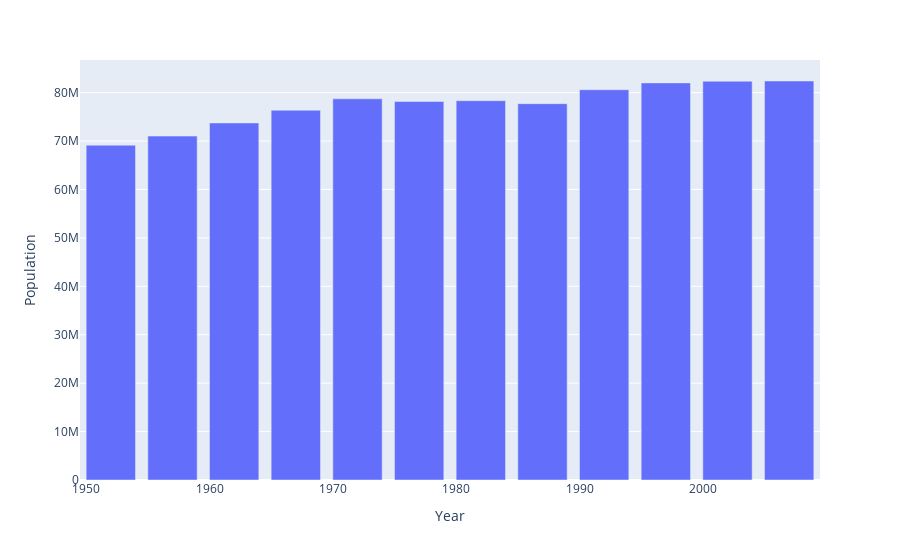

Notebook code for this chart:
### Code cell
px.bar(data_frame=germany, x="year", y="pop",
              labels = dict(pop="Population", year="Year"))

### Figure 1 — Plotly figure (JSON) as saved in the notebook; plotly's stock layout.template omitted (floating-point values rounded to 4 significant figures)
{"data": [{"alignmentgroup": "True", "hovertemplate": "Year=%{x}<br>Population=%{y}<extra></extra>", "legendgroup": "", "marker": {"color": "#636efa", "pattern": {"shape": ""}}, "name": "", "offsetgroup": "", "orientation": "v", "showlegend": false, "textposition": "auto", "type": "bar", "x": [1952, 1957, 1962, 1967, 1972, 1977, 1982, 1987, 1992, 1997, 2002, 2007], "xaxis": "x", "y": [69145952, 71019069, 73739117, 76368453, 78717088, 78160773, 78335266, 77718298, 80597764, 82011073, 82350671, 82400996], "yaxis": "y"}], "layout": {"autosize": true, "barmode": "relative", "legend": {"tracegroupgap": 0}, "margin": {"t": 60}, "xaxis": {"anchor": "y", "autorange": true, "domain": [0, 1], "range": [1950.0, 2010.0], "title": {"text": "Year"}, "type": "linear"}, "yaxis": {"anchor": "x", "autorange": true, "domain": [0, 1], "range": [0, 86740000.0], "title": {"text": "Population"}, "type": "linear"}}}
